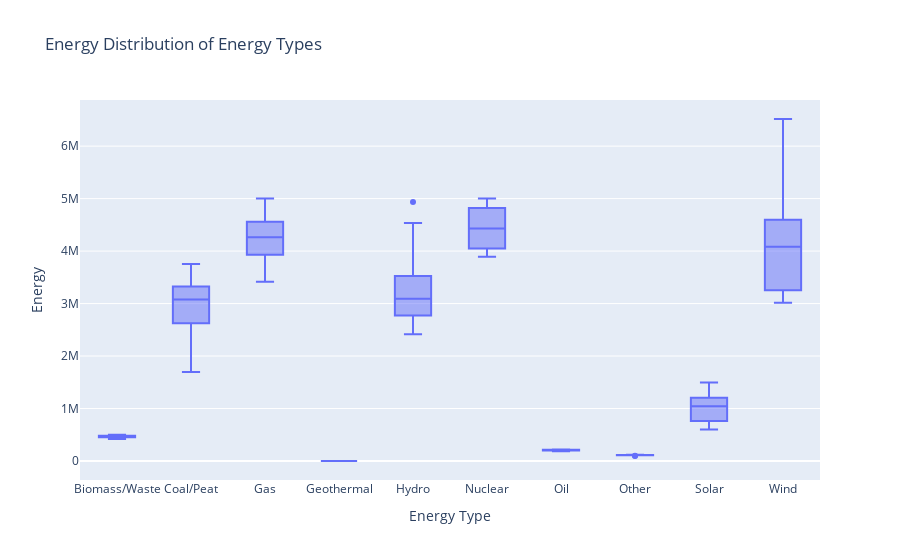

Here is the notebook cell this chart was saved with:
### Code cell
fig = px.box(grouped_2018, x='Energy Type', y='Energy Value', title='Energy Distribution of Energy Types')
fig.update_xaxes(title='Energy Type')
fig.update_yaxes(title='Energy')
fig.show()

### Figure 1 — Plotly figure (JSON) as saved in the notebook; plotly's stock layout.template omitted (floating-point values rounded to 4 significant figures)
{"data": [{"alignmentgroup": "True", "hovertemplate": "Energy Type=%{x}<br>Energy Value=%{y}<extra></extra>", "legendgroup": "", "marker": {"color": "#636efa"}, "name": "", "notched": false, "offsetgroup": "", "orientation": "v", "showlegend": false, "type": "box", "x": ["Biomass/Waste", "Biomass/Waste", "Biomass/Waste", "Biomass/Waste", "Biomass/Waste", "Biomass/Waste", "Biomass/Waste", "Biomass/Waste", "Biomass/Waste", "Biomass/Waste", "Biomass/Waste", "Biomass/Waste", "Coal/Peat", "Coal/Peat", "Coal/Peat", "Coal/Peat", "Coal/Peat", "Coal/Peat", "Coal/Peat", "Coal/Peat", "Coal/Peat", "Coal/Peat", "Coal/Peat", "Coal/Peat", "Gas", "Gas", "Gas", "Gas", "Gas", "Gas", "Gas", "Gas", "Gas", "Gas", "Gas", "Gas", "Geothermal", "Geothermal", "Geothermal", "Geothermal", "Geothermal", "Geothermal", "Geothermal", "Geothermal", "Geothermal", "Geothermal", "Geothermal", "Geothermal", "Hydro", "Hydro", "Hydro", "Hydro", "Hydro", "Hydro", "Hydro", "Hydro", "Hydro", "Hydro", "Hydro", "Hydro", "Nuclear", "Nuclear", "Nuclear", "Nuclear", "Nuclear", "Nuclear", "Nuclear", "Nuclear", "Nuclear", "Nuclear", "Nuclear", "Nuclear", "Oil", "Oil", "Oil", "Oil", "Oil", "Oil", "Oil", "Oil", "Oil", "Oil", "Oil", "Oil", "Other", "Other", "Other", "Other", "Other", "Other", "Other", "Other", "Other", "Other", "Other", "Other", "Solar", "Solar", "Solar", "Solar", "Solar", "Solar", "Solar", "Solar", "Solar", "Solar", "Solar", "Solar", "Wind", "Wind", "Wind", "Wind", "Wind", "Wind", "Wind", "Wind", "Wind", "Wind", "Wind", "Wind"], "x0": " ", "xaxis": "x", "y": [485365, 451395, 457163, 435750, 421193, 464106, 500224, 498236, 477757, 465700, 456652, 454060, 3097411, 3058501, 1695228, 2095098, 2962501, 2443403, 3359160, 3289751, 3750609, 3120547, 3754450, 2806358, 4231660, 3674523, 3667458, 3416597, 4298209, 4181440, 4358209, 4552794, 4206285, 4564974, 5000979, 4808871, 0, 0, 0, 0, 0, 0, 0, 0, 0, 0, 0, 0, 2866942, 2985267, 4934200, 4536442, 3459603, 3591524, 3108251, 2611005, 2414387, 2676340, 3075540, 3237534, 5002425, 4320539, 4526122, 3963006, 4066109, 4034324, 4548286, 4951559, 4767839, 4871645, 3890518, 4330937, 212590, 198845, 214078, 185493, 208655, 205287, 209188, 210800, 213218, 217018, 196548, 200152, 110518, 102213, 110479, 97055, 115645, 111268, 113436, 111796, 113486, 116878, 109114, 113581, 782256, 837386, 1004773, 1081186, 1136013, 1335742, 1493687, 1269956, 1087670, 744841, 598801, 651439, 4610899, 4612981, 6517032, 3808258, 3265969, 3441192, 3016511, 3242783, 3071512, 4586920, 4361442, 4379720], "y0": " ", "yaxis": "y"}], "layout": {"boxmode": "group", "legend": {"tracegroupgap": 0}, "title": {"text": "Energy Distribution of Energy Types"}, "xaxis": {"anchor": "y", "domain": [0, 1], "title": {"text": "Energy Type"}}, "yaxis": {"anchor": "x", "domain": [0, 1], "title": {"text": "Energy"}}}}
